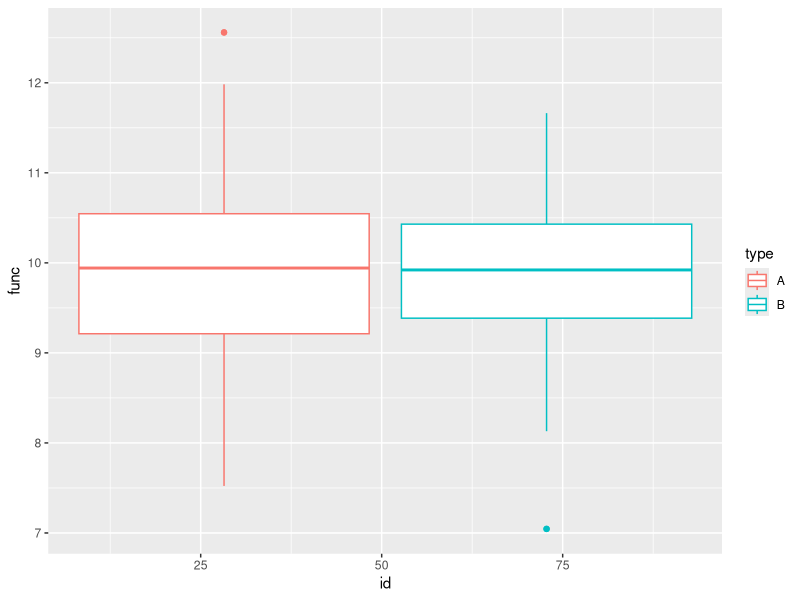
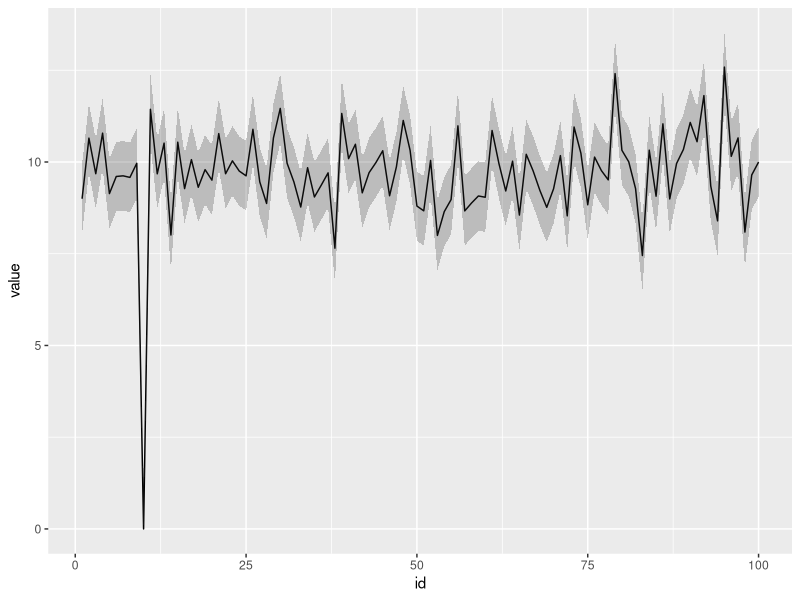
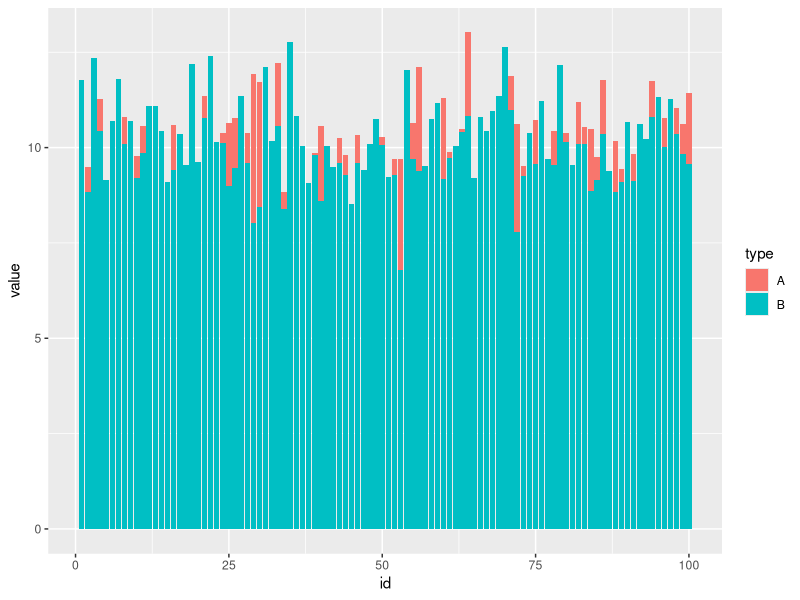

Recreate these plots in R, in order.
library(ggplot2)
X <- rep(1:100)
X_1 <- rep(1:100)

Z <- rnorm(100,mean=10,sd=1)
Z_1 <- rnorm(100,mean=10,sd=1)


Y <- rnorm(100,mean=10,sd=1)
W <- rnorm(100,mean=10,sd=1)
Y_1 <- rnorm(100,mean=10,sd=1)
W_1 <- rnorm(100,mean=10,sd=1)

K <- rep("B",100)
J <- rep("A",100)
L <- rep("C",100)
K_1 <- rep("B",100)
J_1 <- rep("A",100)
L_1 <- rep("C",100)

M <- rep("G1",100)
M_1 <- rep("G2",100)

d_y <- data.frame(id=X, func=Y, type=K, g=M)
d_w <- data.frame(id=X, func=W, type=J ,g=M)
d_z <- data.frame(id=X, func=Z, type=L ,g=M)

d_yw <- rbind(d_y,d_w)

d_y_1 <- data.frame(id=X, func=Y, type=K, g=M_1)
d_w_1 <- data.frame(id=X, func=W, type=J ,g=M_1)
d_z_1 <- data.frame(id=X, func=Z, type=L ,g=M_1)

d_yw_1 <- rbind(d_y,d_w)

d_yw
d_yw_1

df <- rbind(d_yw,d_yw_1)

ggplot(data=df, mapping = aes(x=id, y=func, group=type, color=type)) + geom_boxplot() 
#ggplot(data=df, mapping = aes(x=id, y=func, group=type, color=type, fill=type)) + geom_density(position="identity", stat="identity", alpha=0.25, color="black") 
#ggplot(data=df) + facet_wrap( ~ g, nrow = 1) + theme(legend.position = "none")

###################################################################################################

avg <- rnorm(100,mean=10,sd=1)
avg.sd <- sd(avg)

sd.top <- avg + avg.sd
sd.bottom <- avg - avg.sd

avg
avg.sd
sd.top
sd.bottom


avg[10] <- 0
sd.top[10] <- 0
sd.bottom[10] <- 0
df <- data.frame(id= rep(1:100),value=avg,top=sd.top,bottom=sd.bottom)
df

ggplot(data=df, aes(y=value, x=id)) + geom_line() + geom_ribbon(aes(ymin =  bottom, ymax =  top),alpha=0.25, color=NA)

###############################################################################################
library(dplyr)

df1 <- data.frame(id = c(1, 2, 2, 3, 3, 4, 5, 5),
                  gender = c("F", "F", "M", "F", "B", "B", "F", "M"),
                  variant = c("a", "b", "c", "d", "e", "f", "g", "h"))

# t <- df1 %>% slice(n())
# t
t1 <- df1 %>% group_by(id) %>% slice(n())
t2 <- df1 %>% group_by(gender) %>% slice(1)
t3 <- df1 %>% group_by(variant) %>% slice(1)

t1
t2
t3
###############################################################################################
ID <- rep(1:100)
A <- rep("A",100)
AA <- rnorm(100,mean=10,sd=1)
B <- rep("B",100)
BB <- rnorm(100,mean=10,sd=1)

df_a <- data.frame(id=ID,type=A,value=AA)
df_b <- data.frame(id=ID,type=B,value=BB)
df <- rbind(df_a,df_b)
df


ggplot(df, aes(fill=type, y=value, x=id)) + 
  geom_bar(position="identity", stat="identity")
